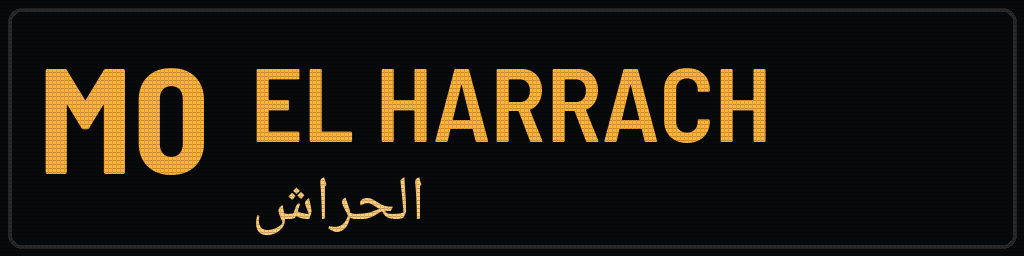
#> input picture Assets/StreamingAssets/art/bus_dest_m0.png, 1024 x 256 px
$ python -i artlib.py   (imports and definitions only)
#> lines starting #> are read from the running program, lines starting #| are printed output that depends on the picture
#> further down, picture is the input picture: PIL image 1024x256 RGBA; mean R, G, B, A 33.1, 26.6, 15.5, 255
"""Shared procedural drawing helpers for the AlgerBusSim art pipeline.

Everything here is deterministic (seeded) so regenerating the art produces
byte-identical atlases.  numpy is used for noise, Pillow for drawing.
"""

import os
import numpy as np
from PIL import Image, ImageDraw, ImageFilter, ImageFont

from arabic import shape as shape_arabic

FONT_DIR = r"C:\Windows\Fonts"
_FONT_CACHE = {}


# ---------------------------------------------------------------- colour ----

# [16 lines left out: functions rgb, mix, not called in this run]


def shade(c, factor):
    c = rgb(c)
    return tuple(max(0, min(255, int(round(v * factor)))) for v in c)


def jitter(c, amount, rng):
    c = rgb(c)
    return tuple(max(0, min(255, int(round(v + rng.uniform(-amount, amount))))) for v in c)


# ----------------------------------------------------------------- noise ----

# [79 lines left out: functions pnoise, fbm, streak, to_img, not called in this run]


def from_img(img):
    return np.asarray(img.convert("RGB"), np.float32) / 255.0


# [20 lines left out: functions multiply, overlay, grain, not called in this run]


def blur_mask(mask, radius):
    im = to_img(mask)
    return np.asarray(im.filter(ImageFilter.GaussianBlur(radius)), np.float32) / 255.0


# ---------------------------------------------------------------- shapes ----

# [131 lines left out: functions vgrad, rounded_mask, rect_mask, soft_shadow, darken_rgba, paint_rgba and 6 more, not called in this run]


def desaturate(img, amount=0.5):
#> called with amount = 0.5
    g = img.convert("L").convert("RGB")
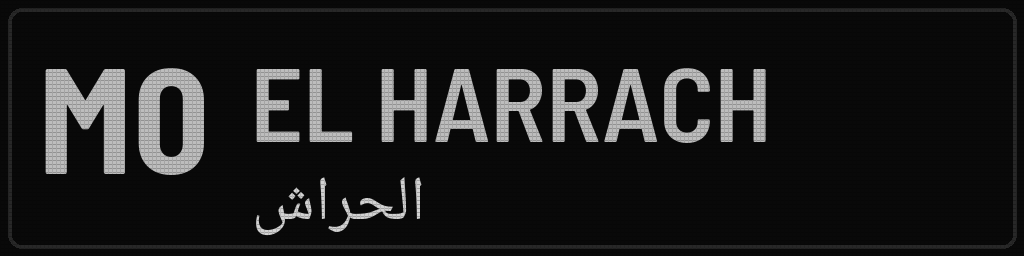
#> g: PIL image 1024x256 RGB; min 7, max 210, mean 27.5
    return Image.blend(img.convert("RGB"), g, amount)
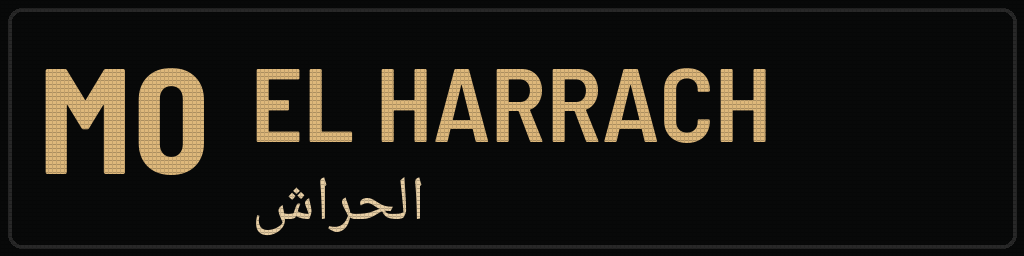
#> returned value: PIL image 1024x256 RGB; mean R, G, B 29.8, 27, 21

>>> from PIL import Image
>>> picture = Image.open('../Assets/StreamingAssets/art/bus_dest_m0.png')
>>> result = desaturate(picture)
